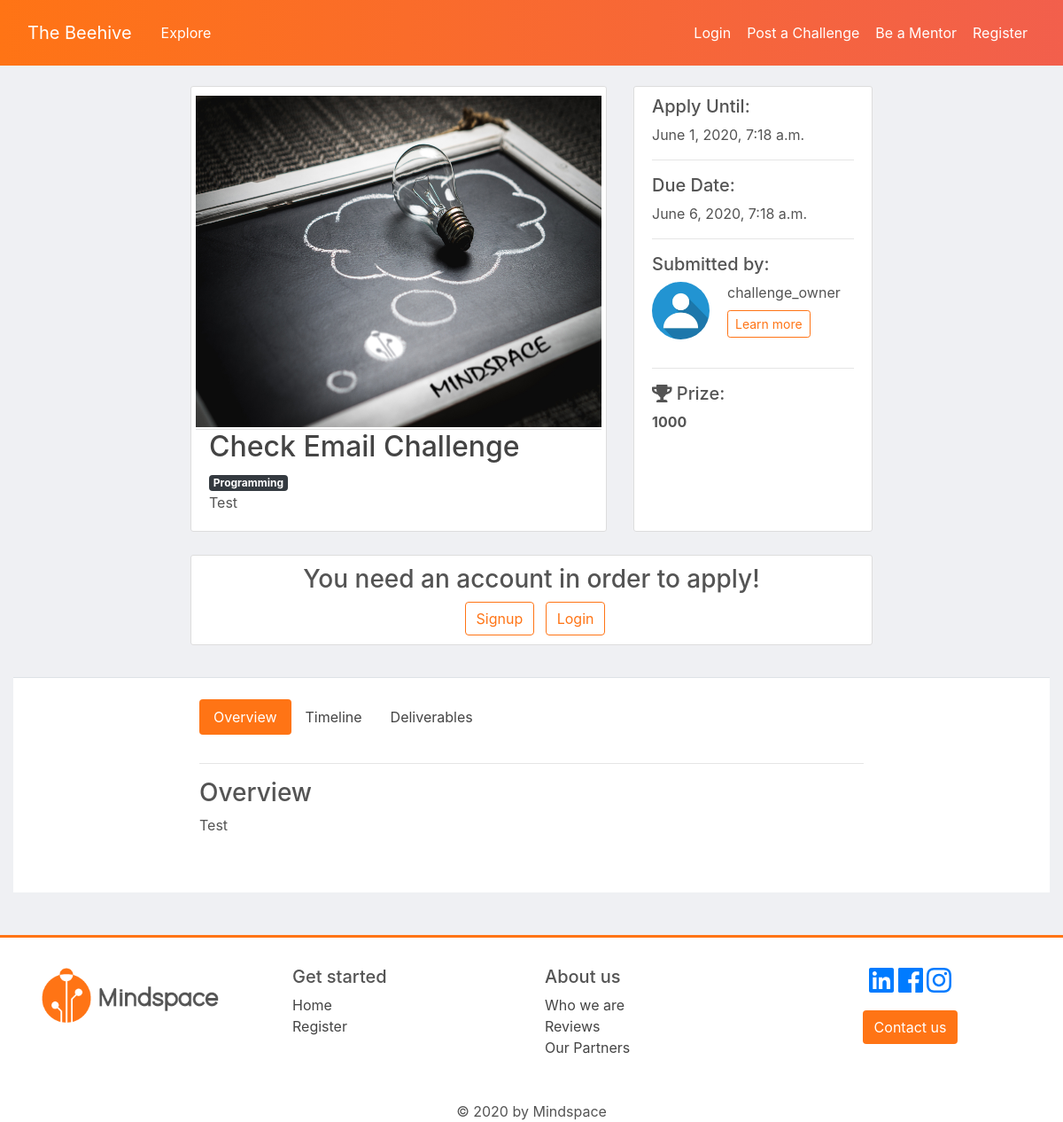
The page /challenges/details/18 on the database as committed earlier.
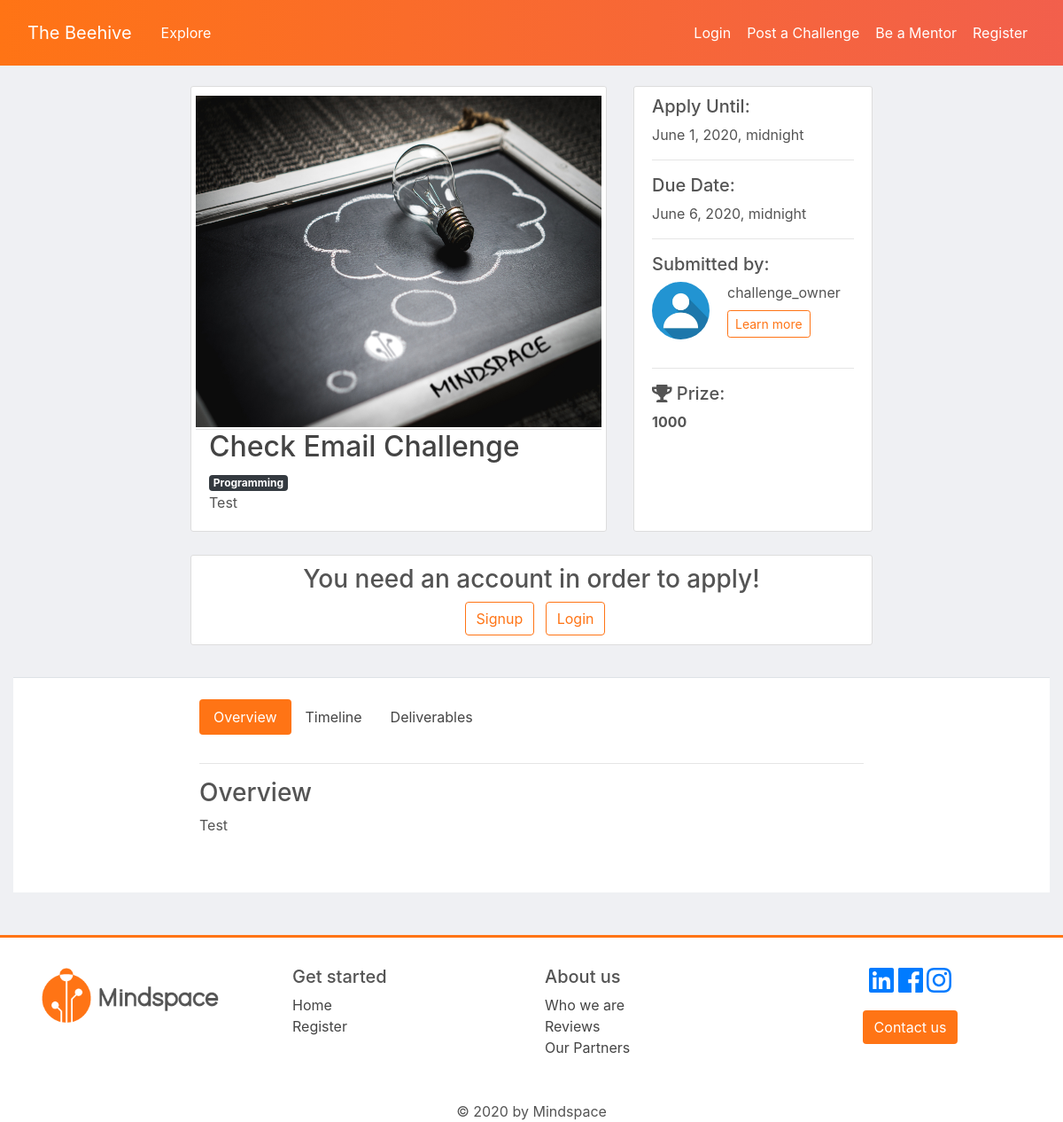
The same page on the database as committed later.
### challenges/models.py (models this page shows, shortened)
class Challenge(models.Model):
    SOFTWARE = 'SW'
    DESIGN = 'DE'
    HARDWARE = 'HW'
    SCIENCE = 'SC'
    MARKETING = 'MA'
    OTHER = 'OT'
    CATEGORY_CHOICES = [
        (SOFTWARE, 'Programming'),
        (DESIGN, 'Design'),
        (HARDWARE, 'Hardware'),
        (SCIENCE, 'Science'),
        (MARKETING, 'Marketing'),
        (OTHER, 'Other'),
    ]
    name = models.CharField(max_length=30)
    assignor = models.ForeignKey(User, blank=True, null=True, on_delete=models.CASCADE, related_name='owned_challenges')
    description_small = models.TextField()
    description_small_final = models.TextField(blank=True)
    description_large = models.TextField()
    description_large_final = models.TextField(blank=True)
    assignor_website = models.URLField()
    due_date = models.DateTimeField(null=True, blank=True)
    apply_until_date = models.DateTimeField(null=True, blank=True)
    date_posted = models.DateTimeField(default=timezone.now)
    applicants = models.ManyToManyField(User, blank=True, related_name='challenges')
    admitted = models.BooleanField(default=False, blank=True)
    contact_person_full_name = models.CharField(max_length=50, null=True)
    contact_person_email = models.EmailField(null=True)
    cover_image = models.ImageField(default='default_challenge.jpg', upload_to='challenge_pics')
    prize = models.CharField(max_length=50)
    category = models.CharField(max_length=2, choices=CATEGORY_CHOICES, default=OTHER)

### users/models.py (models this page shows, shortened)
class Profile(models.Model):
    user = models.OneToOneField(User, on_delete=models.CASCADE)
    challenge_owner_account = models.BooleanField(null=True, help_text='Selecting YES will allow you to submit challenges!, Selecting NO will allow you to solve a challenge')
    image = models.ImageField(default='default.jpg', upload_to='profile_pics')

### challenges/views.py (the view, shortened to what this page needs)
# urls.py: path('details/<int:pk>', views.ChallengeDetailsView.as_view(), name='challenge-details'),
class ChallengeDetailsView(FormMixin, DetailView):
    model = Challenge
    template_name = 'challenges/challenge_details.html'
    form_class = Challenge_Initial_Pitch_Form
    def get_context_data(self, **kwargs):
        context = super(ChallengeDetailsView, self).get_context_data(**kwargs)
        context['form'] = Challenge_Initial_Pitch_Form()
        self.object = self.get_object()
        context['title'] = self.object.name
        return context

### challenges/context_processors.py (called while the page is built)
def notification_context(request):
    if request.user.is_anonymous:
        return {}
    n = Notifications.objects.filter(recipient=request.user).order_by('-timestamp')
    return {
        'notification': n,
    }

### challenges/templates/challenges/challenge_details.html (shortened to what this page needs)
{% extends 'base.html' %}
{% load crispy_forms_tags %}
{% load tz %}
{% block content %}
<div class="col-md-12 mx-0 px-0 mt-3">
  {% if object.admitted %}
      <div class='row'>
        <div class="col-md-5 ml-auto">
          <article class="media content-section cust_grid">
              <div class="media-body">
                <div class="row cover_image_cont">
                  <div class="col-md-12 px-0">
                    <img class="challenge_cover_det" src="{{ challenge.cover_image.url }}">
                  </div>
                </div>
                <h2 class="article-title">{{ object.name }}</h2><span class="badge badge-dark">{{ object.get_category_display }}</span>
                <p class="article-content">{{ object.description_small_final }}</p>
              </div>
          </article>
        </div>
        <div class='col-md-3 mr-auto'>
          <div class="media content-section cust_grid">
            <div class="media-body">
                <h5>Apply Until:</h5>
                <p>{{ object.apply_until_date }}</p>
                <hr>
                <h5>Due Date:</h5>
                <p>{{ object.due_date }}</p>
                <hr>
                <h5>Submitted by:</h5>
                <div class='d-flex'>
                <img class="rounded-circle account-img past" src="{{ object.assignor.profile.image.url }}">
                <div>
                <p class='pb-0 mb-2'>{{ object.assignor }}</p>
                <a class="btn btn-sm btn-outline-info" href="{{ object.assignor_website }}">Learn more</a>
                </div>
                </div>
          <hr>
          <h5 class="prize"><i class="fas fa-trophy"></i>  Prize:</h5>
          <b>{{ object.prize }}</b>
          </div>
          </div>
        </div>
      </div>
      <div class='row'>
          <div class='col-md-8 ml-auto mr-auto'>
          <div class="media content-section text-center">
          <div class="media-body">
          {% if user == object.assignor %}
          <h3>This is your challenge</h3>
          {% else %}
            <h3>You need an account in order to apply!</h3>
            <a class="btn btn-outline-info mr-2 ml-2" href="{% url 'register' %}?next={{ request.path }}" role="button">Signup</a>
            <a class="btn btn-outline-info" href="{% url 'login' %}?next={{ request.path }}" role="button">Login</a>
          {% endif %}
    </div>
  </div>
  </div>
</div>
  <div class="col-md-12 mt-3 bg-white px-0 mx-0 border-top">
    <div class="col-md-8 ml-auto mr-auto mt-2">
          <ul class="nav nav-pills py-3" id="pills-tab" role="tablist">
            <li class="nav-item">
              <a class="nav-link active" id="pills-{{ object.id }}-Overview-tab" data-toggle="pill" href="#pills-{{ object.id }}-Overview" role="tab" aria-controls="pills-{{ object.id }}-individuals" aria-selected="true">Overview</a>
            </li>
            <li class="nav-item">
              <a class="nav-link" id="pills-{{ object.id }}-Timeline-tab" data-toggle="pill" href="#pills-{{ object.id }}-Timeline" role="tab" aria-controls="pills-{{ object.id }}-teams" aria-selected="false">Timeline</a>
            </li>
            <li class="nav-item">
              <a class="nav-link" id="pills-{{ object.id }}-Deliverables-tab" data-toggle="pill" href="#pills-{{ object.id }}-Deliverables" role="tab" aria-controls="pills-{{ object.id }}-Deliverables" aria-selected="false">Deliverables</a>
            </li>
          </ul>
          <hr>
          <div class="tab-content pb-5" id="pills-tabContent">
            <div class="tab-pane fade show active" id="pills-{{ object.id }}-Overview" role="tabpanel" aria-labelledby="pills-{{ object.id }}-Overview-tab">
              <h3>Overview</h3>
              <p class="article-content">{{ object.description_large_final }}</p>
            </div>
          </div>
          </div>
    </div>
  {% endif %}
</div>
{% endblock content %}

Rows that differ between the two databases and show on the page:
changed Challenge "Check Email Challenge": apply_until_date "June 1, 2020, 7:18 a.m." → "June 1, 2020, midnight"; due_date "June 6, 2020, 7:18 a.m." → "June 6, 2020, midnight"
